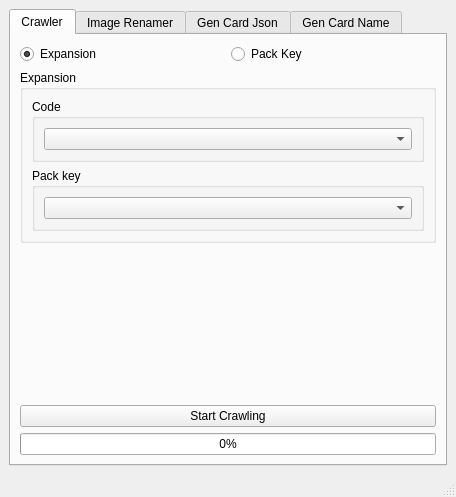
<?xml version="1.0" encoding="UTF-8"?>
<ui version="4.0">
 <class>MainWindow</class>
 <widget class="QMainWindow" name="MainWindow">
  <property name="enabled">
   <bool>true</bool>
  </property>
  <property name="geometry">
   <rect>
    <x>0</x>
    <y>0</y>
    <width>456</width>
    <height>497</height>
   </rect>
  </property>
  <property name="sizePolicy">
   <sizepolicy hsizetype="Preferred" vsizetype="Preferred">
    <horstretch>0</horstretch>
    <verstretch>0</verstretch>
   </sizepolicy>
  </property>
  <property name="minimumSize">
   <size>
    <width>0</width>
    <height>0</height>
   </size>
  </property>
  <property name="windowTitle">
   <string>TCGP Tool</string>
  </property>
  <widget class="QWidget" name="centralwidget">
   <property name="sizePolicy">
    <sizepolicy hsizetype="Preferred" vsizetype="Preferred">
     <horstretch>0</horstretch>
     <verstretch>0</verstretch>
    </sizepolicy>
   </property>
   <property name="styleSheet">
    <string notr="true"/>
   </property>
   <layout class="QVBoxLayout" name="verticalLayout_2">
    <item>
     <layout class="QVBoxLayout" name="verticalLayout">
      <property name="spacing">
       <number>0</number>
      </property>
      <property name="sizeConstraint">
       <enum>QLayout::SetDefaultConstraint</enum>
      </property>
      <property name="bottomMargin">
       <number>0</number>
      </property>
     </layout>
    </item>
    <item>
     <widget class="QTabWidget" name="tabWidget">
      <property name="sizePolicy">
       <sizepolicy hsizetype="Expanding" vsizetype="Expanding">
        <horstretch>0</horstretch>
        <verstretch>0</verstretch>
       </sizepolicy>
      </property>
      <property name="focusPolicy">
       <enum>Qt::TabFocus</enum>
      </property>
      <property name="toolTipDuration">
       <number>0</number>
      </property>
      <property name="currentIndex">
       <number>0</number>
      </property>
      <widget class="QWidget" name="crawlerTab">
       <attribute name="title">
        <string>Crawler</string>
       </attribute>
       <layout class="QVBoxLayout" name="verticalLayout_9">
        <item>
         <layout class="QHBoxLayout" name="exorpSelection">
          <item>
           <widget class="QRadioButton" name="expRadioBtn">
            <property name="text">
             <string>Expansion</string>
            </property>
            <property name="checked">
             <bool>true</bool>
            </property>
           </widget>
          </item>
          <item>
           <widget class="QRadioButton" name="packRadioBtn">
            <property name="text">
             <string>Pack Key</string>
            </property>
           </widget>
          </item>
         </layout>
        </item>
        <item>
         <widget class="QGroupBox" name="crawlerGB">
          <property name="title">
           <string>Expansion</string>
          </property>
          <layout class="QVBoxLayout" name="verticalLayout_12">
           <item>
            <widget class="QGroupBox" name="expCB">
             <property name="title">
              <string>Code</string>
             </property>
             <layout class="QVBoxLayout" name="verticalLayout_10">
              <item>
               <widget class="QComboBox" name="expComboB"/>
              </item>
             </layout>
            </widget>
           </item>
           <item>
            <widget class="QGroupBox" name="packKeyGB">
             <property name="enabled">
              <bool>true</bool>
             </property>
             <property name="styleSheet">
              <string notr="true"/>
             </property>
             <property name="title">
              <string>Pack key</string>
             </property>
             <property name="flat">
              <bool>false</bool>
             </property>
             <layout class="QVBoxLayout" name="verticalLayout_11">
              <item>
               <widget class="QComboBox" name="packKeyComboB"/>
              </item>
             </layout>
            </widget>
           </item>
          </layout>
         </widget>
        </item>
        <item>
         <spacer name="verticalSpacer">
          <property name="orientation">
           <enum>Qt::Vertical</enum>
          </property>
          <property name="sizeHint" stdset="0">
           <size>
            <width>20</width>
            <height>40</height>
           </size>
          </property>
         </spacer>
        </item>
        <item>
         <widget class="QPushButton" name="startCrawlingBtn">
          <property name="text">
           <string>Start Crawling</string>
          </property>
         </widget>
        </item>
        <item>
         <widget class="QProgressBar" name="crawlerProgressBar">
          <property name="value">
           <number>0</number>
          </property>
         </widget>
        </item>
       </layout>
      </widget>
      <widget class="QWidget" name="imageRenamerTab">
       <attribute name="title">
        <string>Image Renamer</string>
       </attribute>
       <layout class="QVBoxLayout" name="verticalLayout_3">
        <item>
         <widget class="QGroupBox" name="groupBox">
          <property name="title">
           <string>Folder Selection</string>
          </property>
          <layout class="QVBoxLayout" name="verticalLayout_4">
           <item>
            <layout class="QHBoxLayout" name="horizontalLayout">
             <item>
              <widget class="QLineEdit" name="folderLineEdit">
               <property name="locale">
                <locale language="English" country="UnitedStates"/>
               </property>
               <property name="readOnly">
                <bool>true</bool>
               </property>
               <property name="placeholderText">
                <string>No folders selected</string>
               </property>
              </widget>
             </item>
             <item>
              <widget class="QPushButton" name="browseFolderBtnInTab2">
               <property name="text">
                <string>Browse...</string>
               </property>
               <property name="icon">
                <iconset theme="folder-open">
                 <normaloff>C:/Users/sam99/AppData/Local/Temp/Rar$DRa61588.31932.rartemp</normaloff>C:/Users/sam99/AppData/Local/Temp/Rar$DRa61588.31932.rartemp</iconset>
               </property>
               <property name="checkable">
                <bool>false</bool>
               </property>
               <property name="autoRepeat">
                <bool>false</bool>
               </property>
               <property name="autoExclusive">
                <bool>false</bool>
               </property>
               <property name="autoDefault">
                <bool>false</bool>
               </property>
               <property name="default">
                <bool>false</bool>
               </property>
              </widget>
             </item>
             <item>
              <widget class="QPushButton" name="clearFoldersBtnInTab2">
               <property name="text">
                <string>Clear</string>
               </property>
               <property name="icon">
                <iconset theme="edit-clear">
                 <normaloff>C:/Users/sam99/AppData/Local/Temp/Rar$DRa61588.31932.rartemp</normaloff>C:/Users/sam99/AppData/Local/Temp/Rar$DRa61588.31932.rartemp</iconset>
               </property>
               <property name="checkable">
                <bool>false</bool>
               </property>
              </widget>
             </item>
            </layout>
           </item>
           <item>
            <widget class="QLabel" name="label">
             <property name="text">
              <string>Selected Folders:</string>
             </property>
            </widget>
           </item>
           <item>
            <widget class="QListWidget" name="folderListWidget">
             <property name="locale">
              <locale language="English" country="UnitedStates"/>
             </property>
            </widget>
           </item>
           <item>
            <layout class="QHBoxLayout" name="horizontalLayout_2">
             <item>
              <widget class="QLabel" name="countLabel">
               <property name="text">
                <string>Total folders: 0</string>
               </property>
              </widget>
             </item>
             <item>
              <spacer name="horizontalSpacer">
               <property name="orientation">
                <enum>Qt::Horizontal</enum>
               </property>
               <property name="sizeHint" stdset="0">
                <size>
                 <width>40</width>
                 <height>20</height>
                </size>
               </property>
              </spacer>
             </item>
             <item>
              <widget class="QPushButton" name="removeSelectedBtnInTab2">
               <property name="text">
                <string>Remove Selected</string>
               </property>
               <property name="icon">
                <iconset theme="list-remove">
                 <normaloff>C:/Users/sam99/AppData/Local/Temp/Rar$DRa61588.31932.rartemp</normaloff>C:/Users/sam99/AppData/Local/Temp/Rar$DRa61588.31932.rartemp</iconset>
               </property>
              </widget>
             </item>
            </layout>
           </item>
          </layout>
         </widget>
        </item>
        <item>
         <widget class="QGroupBox" name="groupBox_5">
          <property name="title">
           <string>Excel File</string>
          </property>
          <layout class="QHBoxLayout" name="horizontalLayout_8">
           <item>
            <widget class="QLineEdit" name="fileLineEdit">
             <property name="locale">
              <locale language="English" country="UnitedStates"/>
             </property>
             <property name="readOnly">
              <bool>true</bool>
             </property>
             <property name="placeholderText">
              <string>No folders selected</string>
             </property>
            </widget>
           </item>
           <item>
            <widget class="QPushButton" name="browseFileBtnInTab2">
             <property name="text">
              <string>Browse...</string>
             </property>
             <property name="icon">
              <iconset theme="folder-open">
               <normaloff>C:/Users/sam99/AppData/Local/Temp/Rar$DRa61588.31932.rartemp</normaloff>C:/Users/sam99/AppData/Local/Temp/Rar$DRa61588.31932.rartemp</iconset>
             </property>
             <property name="checkable">
              <bool>false</bool>
             </property>
            </widget>
           </item>
           <item>
            <widget class="QPushButton" name="clearFileBtnInTab2">
             <property name="text">
              <string>Clear</string>
             </property>
             <property name="icon">
              <iconset theme="edit-clear">
               <normaloff>C:/Users/sam99/AppData/Local/Temp/Rar$DRa61588.31932.rartemp</normaloff>C:/Users/sam99/AppData/Local/Temp/Rar$DRa61588.31932.rartemp</iconset>
             </property>
             <property name="checkable">
              <bool>false</bool>
             </property>
            </widget>
           </item>
          </layout>
         </widget>
        </item>
        <item>
         <layout class="QHBoxLayout" name="horizontalLayout_5">
          <item>
           <widget class="QCheckBox" name="dryRunCB">
            <property name="text">
             <string>Dry Run</string>
            </property>
            <property name="checked">
             <bool>true</bool>
            </property>
           </widget>
          </item>
          <item>
           <spacer name="horizontalSpacer_2">
            <property name="orientation">
             <enum>Qt::Horizontal</enum>
            </property>
            <property name="sizeHint" stdset="0">
             <size>
              <width>40</width>
              <height>20</height>
             </size>
            </property>
           </spacer>
          </item>
          <item>
           <widget class="QPushButton" name="startRenameBtn">
            <property name="text">
             <string>Start Renamer</string>
            </property>
           </widget>
          </item>
         </layout>
        </item>
        <item>
         <widget class="QProgressBar" name="renamerProgressBar">
          <property name="value">
           <number>0</number>
          </property>
         </widget>
        </item>
       </layout>
      </widget>
      <widget class="QWidget" name="genCardJsonTab">
       <attribute name="title">
        <string>Gen Card Json</string>
       </attribute>
       <layout class="QVBoxLayout" name="verticalLayout_7">
        <item>
         <widget class="QGroupBox" name="groupBox_4">
          <property name="title">
           <string>Expansion</string>
          </property>
          <layout class="QVBoxLayout" name="verticalLayout_8">
           <item>
            <widget class="QComboBox" name="expansionComboBox"/>
           </item>
          </layout>
         </widget>
        </item>
        <item>
         <widget class="QGroupBox" name="groupBox_2">
          <property name="title">
           <string>Folder Selection</string>
          </property>
          <layout class="QVBoxLayout" name="verticalLayout_5">
           <item>
            <layout class="QHBoxLayout" name="horizontalLayout_3">
             <item>
              <widget class="QLineEdit" name="folderLineEditInTab3">
               <property name="readOnly">
                <bool>true</bool>
               </property>
               <property name="placeholderText">
                <string>No folders selected</string>
               </property>
              </widget>
             </item>
             <item>
              <widget class="QPushButton" name="browseFolderBtnInTab3">
               <property name="text">
                <string>Browse...</string>
               </property>
               <property name="icon">
                <iconset theme="folder-open">
                 <normaloff>C:/Users/sam99/AppData/Local/Temp/Rar$DRa61588.31932.rartemp</normaloff>C:/Users/sam99/AppData/Local/Temp/Rar$DRa61588.31932.rartemp</iconset>
               </property>
               <property name="checkable">
                <bool>false</bool>
               </property>
              </widget>
             </item>
             <item>
              <widget class="QPushButton" name="clearBtnInTab3">
               <property name="text">
                <string>Clear</string>
               </property>
               <property name="icon">
                <iconset theme="edit-clear">
                 <normaloff>C:/Users/sam99/AppData/Local/Temp/Rar$DRa61588.31932.rartemp</normaloff>C:/Users/sam99/AppData/Local/Temp/Rar$DRa61588.31932.rartemp</iconset>
               </property>
               <property name="checkable">
                <bool>false</bool>
               </property>
              </widget>
             </item>
            </layout>
           </item>
          </layout>
         </widget>
        </item>
        <item>
         <widget class="QGroupBox" name="groupBox_3">
          <property name="title">
           <string>Excel Files Selection</string>
          </property>
          <layout class="QVBoxLayout" name="verticalLayout_6">
           <item>
            <layout class="QHBoxLayout" name="horizontalLayout_4">
             <item>
              <widget class="QLineEdit" name="filesLineEditInTab3">
               <property name="readOnly">
                <bool>true</bool>
               </property>
               <property name="placeholderText">
                <string>No folders selected</string>
               </property>
              </widget>
             </item>
             <item>
              <widget class="QPushButton" name="browseExcelBtnInTab3">
               <property name="text">
                <string>Browse...</string>
               </property>
               <property name="icon">
                <iconset theme="folder-open">
                 <normaloff>C:/Users/sam99/AppData/Local/Temp/Rar$DRa61588.31932.rartemp</normaloff>C:/Users/sam99/AppData/Local/Temp/Rar$DRa61588.31932.rartemp</iconset>
               </property>
               <property name="checkable">
                <bool>false</bool>
               </property>
              </widget>
             </item>
             <item>
              <widget class="QPushButton" name="clearExcelBtnInTab3">
               <property name="text">
                <string>Clear</string>
               </property>
               <property name="icon">
                <iconset theme="edit-clear">
                 <normaloff>C:/Users/sam99/AppData/Local/Temp/Rar$DRa61588.31932.rartemp</normaloff>C:/Users/sam99/AppData/Local/Temp/Rar$DRa61588.31932.rartemp</iconset>
               </property>
               <property name="checkable">
                <bool>false</bool>
               </property>
              </widget>
             </item>
            </layout>
           </item>
           <item>
            <widget class="QLabel" name="label_2">
             <property name="text">
              <string>Selected Files:</string>
             </property>
            </widget>
           </item>
           <item>
            <widget class="QListWidget" name="excelListWidget"/>
           </item>
           <item>
            <layout class="QHBoxLayout" name="horizontalLayout_9">
             <item>
              <widget class="QLabel" name="countExcelLabel">
               <property name="text">
                <string>Total Excel Files: 0</string>
               </property>
              </widget>
             </item>
             <item>
              <spacer name="horizontalSpacer_3">
               <property name="orientation">
                <enum>Qt::Horizontal</enum>
               </property>
               <property name="sizeHint" stdset="0">
                <size>
                 <width>40</width>
                 <height>20</height>
                </size>
               </property>
              </spacer>
             </item>
             <item>
              <widget class="QPushButton" name="removeSelectedBtnInTab3">
               <property name="text">
                <string>Remove Selected</string>
               </property>
               <property name="icon">
                <iconset theme="list-remove">
                 <normaloff>C:/Users/sam99/AppData/Local/Temp/Rar$DRa61588.31932.rartemp</normaloff>C:/Users/sam99/AppData/Local/Temp/Rar$DRa61588.31932.rartemp</iconset>
               </property>
              </widget>
             </item>
            </layout>
           </item>
          </layout>
         </widget>
        </item>
        <item>
         <layout class="QHBoxLayout" name="horizontalLayout_7">
          <item>
           <widget class="QPushButton" name="startGenBtn">
            <property name="text">
             <string>Start Generation</string>
            </property>
           </widget>
          </item>
         </layout>
        </item>
        <item>
         <widget class="QProgressBar" name="genJsonProgressBar">
          <property name="value">
           <number>0</number>
          </property>
         </widget>
        </item>
       </layout>
      </widget>
      <widget class="QWidget" name="tab">
       <attribute name="title">
        <string>Gen Card Name</string>
       </attribute>
       <layout class="QVBoxLayout" name="verticalLayout_15">
        <item>
         <widget class="QGroupBox" name="groupBox_6">
          <property name="title">
           <string>Folder Selection</string>
          </property>
          <layout class="QVBoxLayout" name="verticalLayout_13">
           <item>
            <layout class="QHBoxLayout" name="horizontalLayout_11">
             <item>
              <widget class="QLineEdit" name="folderLineEditInTab4">
               <property name="locale">
                <locale language="English" country="UnitedStates"/>
               </property>
               <property name="readOnly">
                <bool>true</bool>
               </property>
               <property name="placeholderText">
                <string>No folders selected</string>
               </property>
              </widget>
             </item>
             <item>
              <widget class="QPushButton" name="browseFolderBtnInTab4">
               <property name="text">
                <string>Browse...</string>
               </property>
               <property name="icon">
                <iconset theme="folder-open">
                 <normaloff>C:/Users/sam99/AppData/Local/Temp/Rar$DRa61588.31932.rartemp</normaloff>C:/Users/sam99/AppData/Local/Temp/Rar$DRa61588.31932.rartemp</iconset>
               </property>
               <property name="checkable">
                <bool>false</bool>
               </property>
               <property name="autoRepeat">
                <bool>false</bool>
               </property>
               <property name="autoExclusive">
                <bool>false</bool>
               </property>
               <property name="autoDefault">
                <bool>false</bool>
               </property>
               <property name="default">
                <bool>false</bool>
               </property>
              </widget>
             </item>
             <item>
              <widget class="QPushButton" name="clearFoldersBtnInTab4">
               <property name="text">
                <string>Clear</string>
               </property>
               <property name="icon">
                <iconset theme="edit-clear">
                 <normaloff>C:/Users/sam99/AppData/Local/Temp/Rar$DRa61588.31932.rartemp</normaloff>C:/Users/sam99/AppData/Local/Temp/Rar$DRa61588.31932.rartemp</iconset>
               </property>
               <property name="checkable">
                <bool>false</bool>
               </property>
              </widget>
             </item>
            </layout>
           </item>
           <item>
            <widget class="QLabel" name="label_3">
             <property name="text">
              <string>Selected Folders</string>
             </property>
            </widget>
           </item>
           <item>
            <widget class="QListWidget" name="folderListInTab4"/>
           </item>
           <item>
            <layout class="QHBoxLayout" name="horizontalLayout_10">
             <item>
              <widget class="QLabel" name="countLabelInTab4">
               <property name="text">
                <string>Total folders: 0</string>
               </property>
              </widget>
             </item>
             <item>
              <spacer name="horizontalSpacer_4">
               <property name="orientation">
                <enum>Qt::Horizontal</enum>
               </property>
               <property name="sizeHint" stdset="0">
                <size>
                 <width>40</width>
                 <height>20</height>
                </size>
               </property>
              </spacer>
             </item>
             <item>
              <widget class="QPushButton" name="removeSelectedBtnInTab4">
               <property name="text">
                <string>Remove Selected</string>
               </property>
               <property name="icon">
                <iconset theme="list-remove">
                 <normaloff>C:/Users/sam99/AppData/Local/Temp/Rar$DRa61588.31932.rartemp</normaloff>C:/Users/sam99/AppData/Local/Temp/Rar$DRa61588.31932.rartemp</iconset>
               </property>
              </widget>
             </item>
            </layout>
           </item>
          </layout>
         </widget>
        </item>
        <item>
         <widget class="QPushButton" name="startGenCardNameBtn">
          <property name="text">
           <string>Start Generation</string>
          </property>
         </widget>
        </item>
        <item>
         <widget class="QProgressBar" name="cardNameProgressBar">
          <property name="value">
           <number>0</number>
          </property>
         </widget>
        </item>
       </layout>
      </widget>
     </widget>
    </item>
   </layout>
  </widget>
  <widget class="QMenuBar" name="menubar">
   <property name="geometry">
    <rect>
     <x>0</x>
     <y>0</y>
     <width>456</width>
     <height>21</height>
    </rect>
   </property>
  </widget>
  <widget class="QStatusBar" name="statusbar"/>
 </widget>
 <resources/>
 <connections>
  <connection>
   <sender>expRadioBtn</sender>
   <signal>toggled(bool)</signal>
   <receiver>packKeyGB</receiver>
   <slot>hide()</slot>
   <hints>
    <hint type="sourcelabel">
     <x>136</x>
     <y>77</y>
    </hint>
    <hint type="destinationlabel">
     <x>253</x>
     <y>228</y>
    </hint>
   </hints>
  </connection>
  <connection>
   <sender>packRadioBtn</sender>
   <signal>toggled(bool)</signal>
   <receiver>packKeyGB</receiver>
   <slot>show()</slot>
   <hints>
    <hint type="sourcelabel">
     <x>371</x>
     <y>77</y>
    </hint>
    <hint type="destinationlabel">
     <x>253</x>
     <y>228</y>
    </hint>
   </hints>
  </connection>
 </connections>
</ui>
